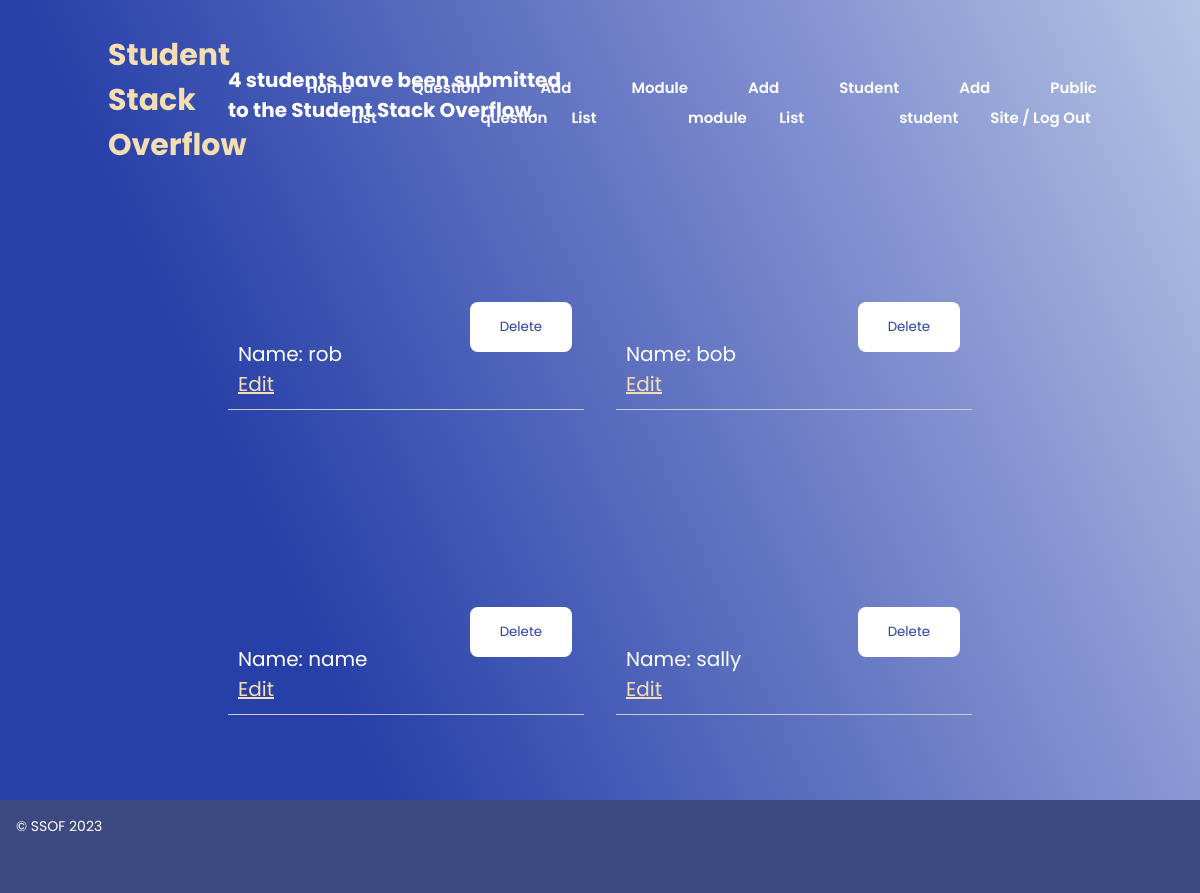
Screenshot of /admin/students.php (signed in) with the database file from the repository.
### tables this page shows
CREATE TABLE `student` (
  `id` int(11) NOT NULL,
  `name` varchar(255) DEFAULT NULL,
  `email` varchar(255) DEFAULT NULL,
  `password` char(32) DEFAULT NULL
);

### admin/students.php (called while the page is built, shortened)
<?php
try{
    include '../includes/DatabaseConnection.php';
    include '../includes/DataBaseFunctions.php';
    $students = allStudents($pdo);
    $totalStudents = totalStudents($pdo);
    include '../templates/students.html.php';
} catch (PDOException $e){
    $title= 'An error has occured';
    $output='Database error:' . $e->getMessage();
}
include '../templates/admin_layout.html.php';

### includes/DataBaseFunctions.php (called while the page is built, shortened)
<?php
function query($pdo, $sql, $parameters = []) {
	$query = $pdo->prepare($sql);
	$query->execute($parameters);
	return $query;
}
function allStudents($pdo) {
	$students = query($pdo, 'SELECT * FROM student');
	return $students->fetchAll();
}
function totalStudents($pdo) {
	$query = query($pdo, 'SELECT COUNT(*) FROM student');
	$row = $query->fetch();
	return $row[0];
}

### templates/students.html.php (the view, shortened to what this page needs)
 <!DOCTYPE html>
<html lang="en">
<head>
</head>
<body>
<section class="admin">
<h4><p><?=$totalStudents?> students have been submitted to the Student Stack Overflow.</p> </h4>
<br>
<?php
 foreach($students as $student): ?>
    <blockquote>
    <br>Name:  <?=htmlspecialchars($student['name'], ENT_QUOTES,'UTF-8'); ?></a> </br>
        <a href="editstudent.php?id=<?=$student['id']?>">Edit</a>
        <form action="deletestudent.php" method="post">
            <input type="submit" value="Delete">
        </form>
 </blockquote>
    <?php endforeach;?>
   </div></div></section>
</body>
</html>

### questions.css (style rules this page uses)
* { margin: 0; padding: 0; box-sizing: border-box; font-family: 'Poppins', sans-serif; }
body { color: white; font-size:20px ; }
a:link { color: wheat; }
section { padding: 0 19%; position:relative; }
form { overflow: auto; clear: both; display: block; }
blockquote { display: table; margin-bottom: 1em; border-bottom: 1px solid #ccc; padding: 0.5em; }
blockquote form { display: table-cell; width: 10%; }
.admin { height: 100%; width:100%; min-height:100vh; background: linear-gradient(245.59deg, #b4c4e4 0%, #808fcf 28.53%, #2740a8 75.52%); position: relative; display: grid; grid-template-columns: repeat(2,1fr) ; align-items: center; gap: 2rem; }
input[type=button], input[type=submit] { background-color: #ffffff; border: none; color: #2740a8; padding: 15px 30px; text-decoration: none; margin: 4px 2px; cursor: pointer; border-radius: 8px; }

### rows the page displays
student: name "rob"
student: name "bob"
student: name "name"
student: name "sally"

### other values shown
$totalStudents "4"
